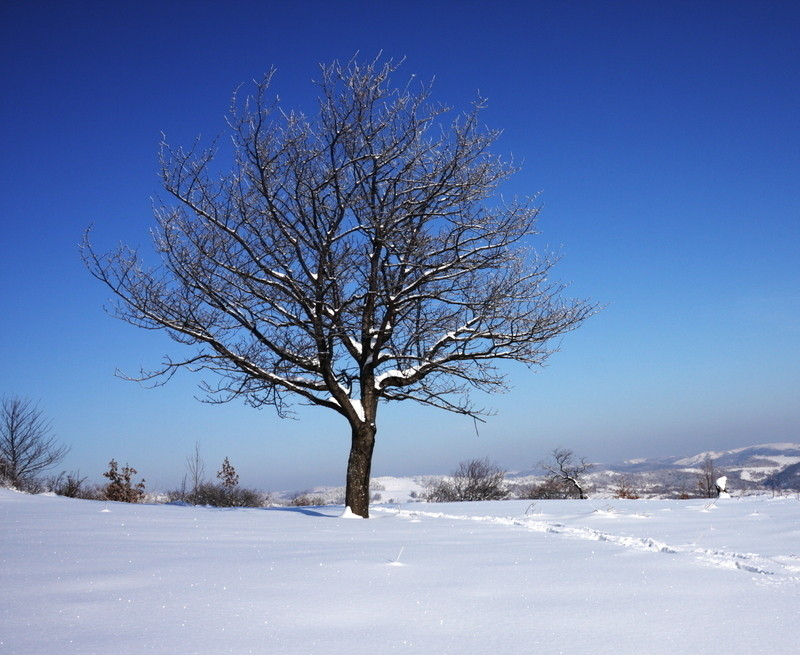
#> input picture pic_add_rain/2.jpg, 800 x 655 px
$ python test.py
#> lines starting #> are read from the running program, lines starting #| are printed output that depends on the picture
import cv2
import numpy as np


# 生成噪声图像
def get_noise(img, value=100):
    """
    :param img: 图像
    :param value: 大小控制雨滴的多少
    :return: 返回图像大小的模糊噪声图像
    """

    noise = np.random.uniform(0, 256, img.shape[0:2])
    # 控制噪声水平，取浮点数，只保留最大的一部分作为噪声
    v = value * 0.01
    noise[np.where(noise < (256 - v))] = 0

    # 噪声做初次模糊
    k = np.array([[0, 0.1, 0],
                  [0.1, 8, 0.1],
                  [0, 0.1, 0]])

    noise = cv2.filter2D(noise, -1, k)

    # 可以输出噪声看看
    # 原始噪声如如左图，加上了k之后的初次高斯噪声图如右图
    # cv2.imshow('img',noise)
    # cv2.waitKey()
    # cv2.destroyWindow('img')
    return noise


def rain_blur(noise, length=10, angle=0, w=7):
    '''
    将噪声加上运动模糊,模仿雨滴
    noise：输入噪声图，shape = img.shape[0:2]
    length: 对角矩阵大小，表示雨滴的长度
    angle： 倾斜的角度，逆时针为正
    w:      雨滴大小
    '''

    # 这里由于对角阵自带45度的倾斜，逆时针为正，所以加了-45度的误差，保证开始为正
    trans = cv2.getRotationMatrix2D((length / 2, length / 2), angle - 45, 1 - length / 100.0)
    dig = np.diag(np.ones(length))  # 生成对焦矩阵
    k = cv2.warpAffine(dig, trans, (length, length))  # 生成模糊核
    k = cv2.GaussianBlur(k, (w, w), 0)  # 高斯模糊这个旋转后的对角核，使得雨有宽度

    # k = k / length                         #是否归一化

    blurred = cv2.filter2D(noise, -1, k)  # 用刚刚得到的旋转后的核，进行滤波

    # 转换到0-255区间
    cv2.normalize(blurred, blurred, 0, 255, cv2.NORM_MINMAX)
    blurred = np.array(blurred, dtype=np.uint8)

    # 输出查看
    # cv2.imshow('img',blurred)
    # cv2.waitKey()
    # cv2.destroyWindow('img')

    return blurred


def alpha_rain(rain, img, beta=0.8):
    # 输入雨滴噪声和图像
    # beta = 0.8   #results weight
    # 显示下雨效果

    # expand dimensin
    # 将二维雨噪声扩张为三维单通道
    # 并与图像合成在一起形成带有alpha通道的4通道图像
    rain = np.expand_dims(rain, 2)
    rain_effect = np.concatenate((img, rain), axis=2)  # add alpha channel

    rain_result = img.copy()  # 拷贝一个掩膜
    rain = np.array(rain, dtype=np.float32)  # 数据类型变为浮点数，后面要叠加，防止数组越界要用32位
    rain_result[:, :, 0] = rain_result[:, :, 0] * (255 - rain[:, :, 0]) / 255.0 + beta * rain[:, :, 0]
    rain_result[:, :, 1] = rain_result[:, :, 1] * (255 - rain[:, :, 0]) / 255 + beta * rain[:, :, 0]
    rain_result[:, :, 2] = rain_result[:, :, 2] * (255 - rain[:, :, 0]) / 255 + beta * rain[:, :, 0]
    # 对每个通道先保留雨滴噪声图对应的黑色（透明）部分，再叠加白色的雨滴噪声部分（有比例因子）

    cv2.imshow('rain_effct_result', rain_result)
    cv2.waitKey()
    cv2.destroyAllWindows()


def add_rain(rain, img, alpha=0.9):
    # 输入雨滴噪声和图像
    # alpha：原图比例因子
    # 显示下雨效果

    # chage rain into  3-dimenis
    # 将二维rain噪声扩张为与原图相同的三通道图像
    rain = np.expand_dims(rain, 2)
    rain = np.repeat(rain, 3, 2)

    # 加权合成新图
    result = cv2.addWeighted(img, alpha, rain, 1 - alpha, 1)
    cv2.imshow('rain_effct', result)
    cv2.waitKey()
    cv2.destroyWindow('rain_effct')


img = cv2.imread('2.jpg')
#> img is the input picture: shape (655, 800, 3); mean B, G, R 178.9, 131.4, 107.6

# noise = get_noise(img,value=500)
# rain = rain_blur(noise,length=50,angle=-30,w=3)
noise = get_noise(img,value=500)
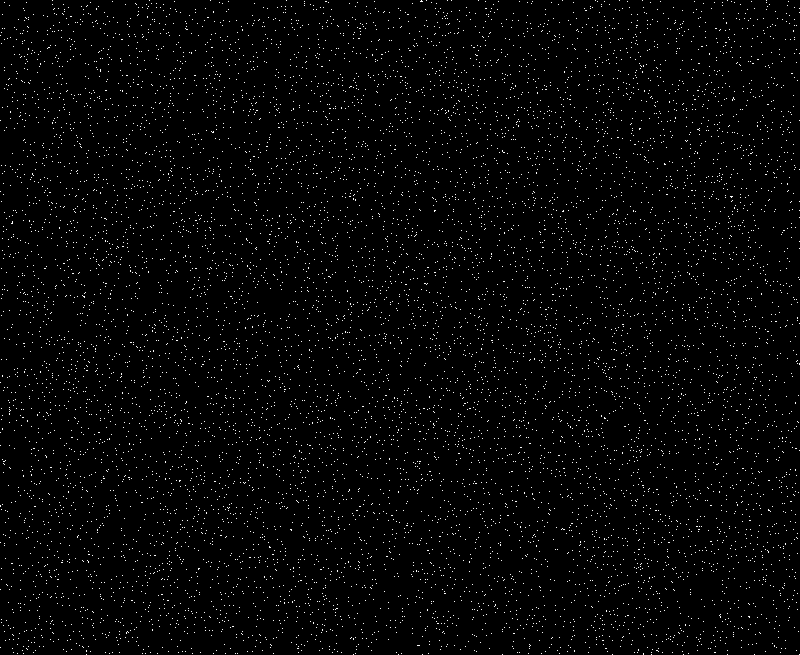
#> noise: shape (655, 800) float64; min 0, max 2107.6, mean 41.8; drawn with min black and max white
rain = rain_blur(noise,length=5,angle=-30,w=5)
#> in rain_blur, `blurred = cv2.filter2D(noise, -1, k)`:
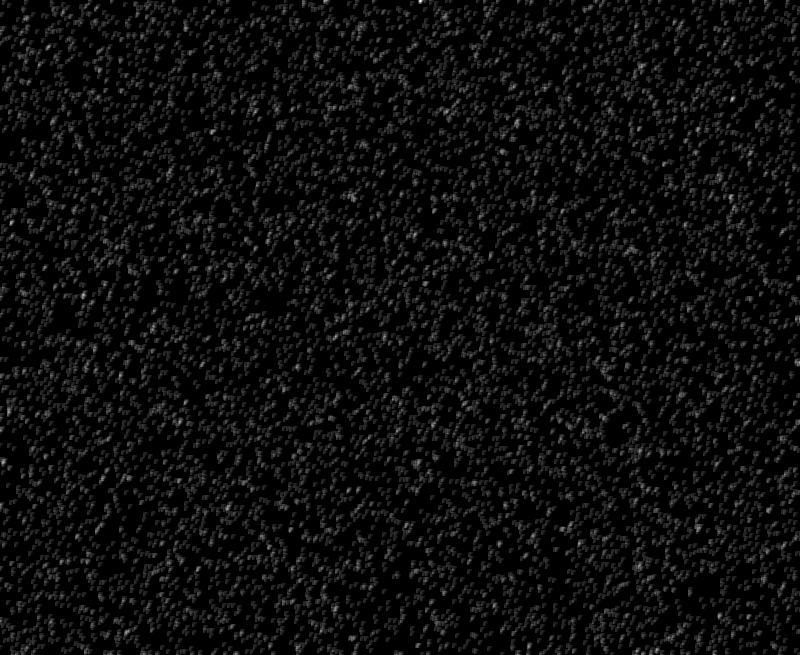
#> blurred: shape (655, 800) float64; min 0, max 3575.1, mean 179.8; drawn with min black and max white

# 方法1
alpha_rain(rain,img,beta=0.9)  #方法一，透明度赋值
#> in alpha_rain, `rain_result[:, :, 1] = rain_result[:, :, 1] * (255 - rain[:, :, 0]) / ..`:
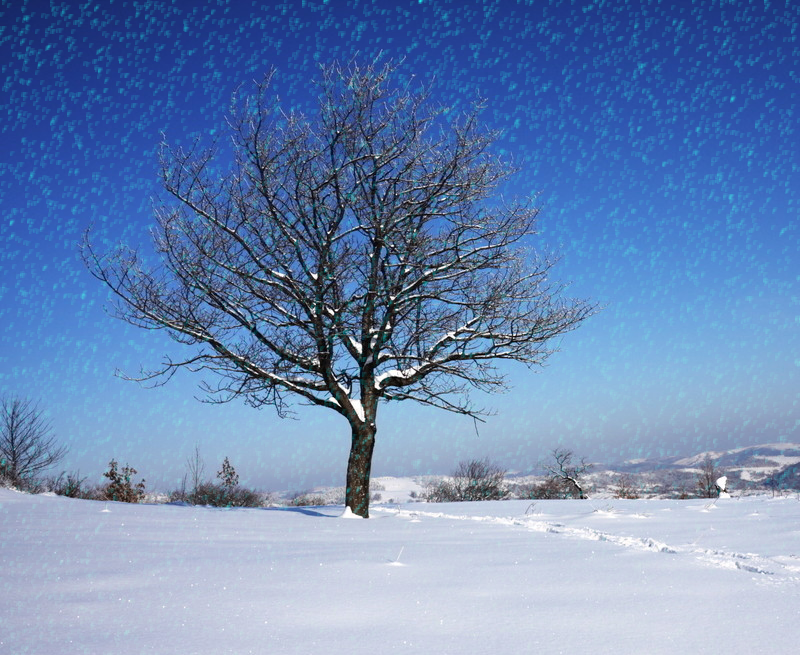
#> rain_result: shape (655, 800, 3); mean B, G, R 181.2, 136.1, 107.6
#> in alpha_rain, `rain_result[:, :, 2] = rain_result[:, :, 2] * (255 - rain[:, :, 0]) / ..`:
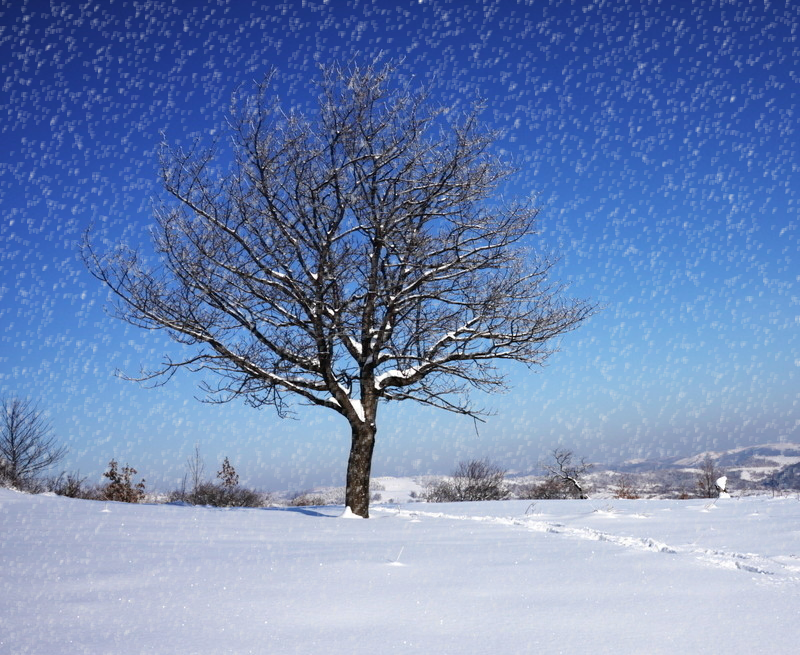
#> rain_result: shape (655, 800, 3); mean B, G, R 181.2, 136.1, 113.4

# 方法2
# add_rain(rain,img)    #方法二,加权后有玻璃外的效果
